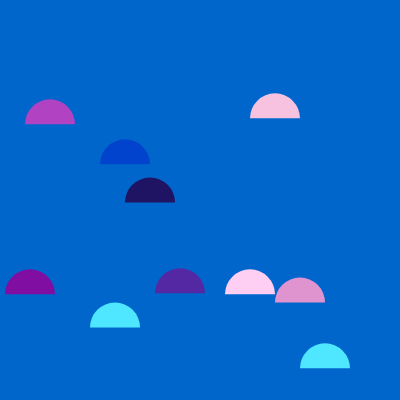
Frame 1 (no input)
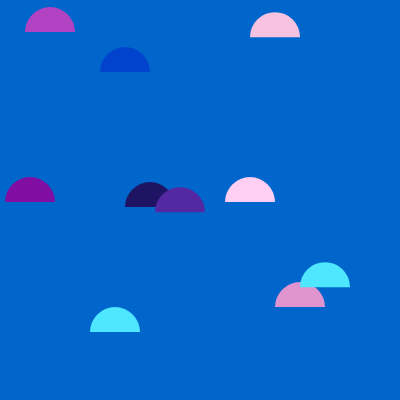
Frame 60 (no input)
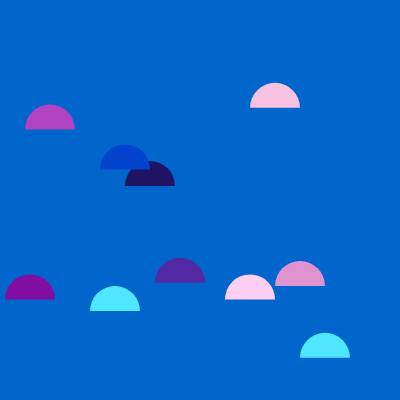
Frame 120 (the mouse pressed at the canvas centre since frame 60)

The p5.js sketch that drew these frames (run headless with seeded random() and noise() and a simulated clock; from frame 60 on, the mouse is pressed at the canvas centre):

// p5.js sketch
// ── sketch.js
function setup() {
  createCanvas(400, 400);
}

function draw() {
  background('#0066cc');
  noStroke();

  // Jelly 1
  let baseY1 = 200;
  let y1 = baseY1 + sin(frameCount * 0.05) * 50;
  fill('#1f1463');
  arc(150, y1, 50, 50, PI, TWO_PI); 

  // Jelly 2
  let baseY2 = 250;
  let y2 = baseY2 + sin(frameCount * 0.05 + 1) * 50;
  fill('#5428a3');
  arc(180, y2, 50, 50, PI, TWO_PI); 

  // Jelly 3
  let baseY3 = 80;
  let y3 = baseY3 + sin(frameCount * 0.05 + 2) * 50;
  fill('#b142c2');
  arc(50, y3, 50, 50, PI, TWO_PI);

  // Jelly 4
  let baseY4 = 300;
  let y4 = baseY4 + sin(frameCount * 0.05) * 50;
  fill('#df94cf');
  arc(300, y4, 50, 50, PI, TWO_PI);

  // Jelly 5
  let baseY5 = 75;
  let y5 = baseY5 + sin(frameCount * 0.05 + 1) * 50;
  fill('#f7c2e0');
  arc(275, y5, 50, 50, PI, TWO_PI);

  // Jelly 6
  let baseY6 = 120;
  let y6 = baseY6 + sin(frameCount * 0.05 + 2) * 50;
  fill('#0143cd');
  arc(125, y6, 50, 50, PI, TWO_PI);

  // Jelly 7
  let baseY7 = 325;
  let y7 = baseY7 + sin(frameCount * 0.05) * 50;
  fill('#4fe7ff');
  arc(115, y7, 50, 50, PI, TWO_PI);

  // Jelly 8
  let baseY8 = 325;
  let y8 = baseY8 + sin(frameCount * 0.05 + 1) * 50;
  fill('#4fe7ff');
  arc(325, y8, 50, 50, PI, TWO_PI);

  // Jelly 9
  let baseY9 = 250;
  let y9 = baseY9 + sin(frameCount * 0.05 + 2) * 50;
  fill('#ffcef3');
  arc(250, y9, 50, 50, PI, TWO_PI);

  // Jelly 10
  let baseY10 = 210;
  let y10 = baseY10 + sin(frameCount * 0.05) * 50;
  fill('#800ea2');
  arc(30, y9, 50, 50, PI, TWO_PI);

}
// ── styles.css
body {
    font-family: Arial, Helvetica, sans-serif;
}

h1 {
    color: #0066cc;
}
